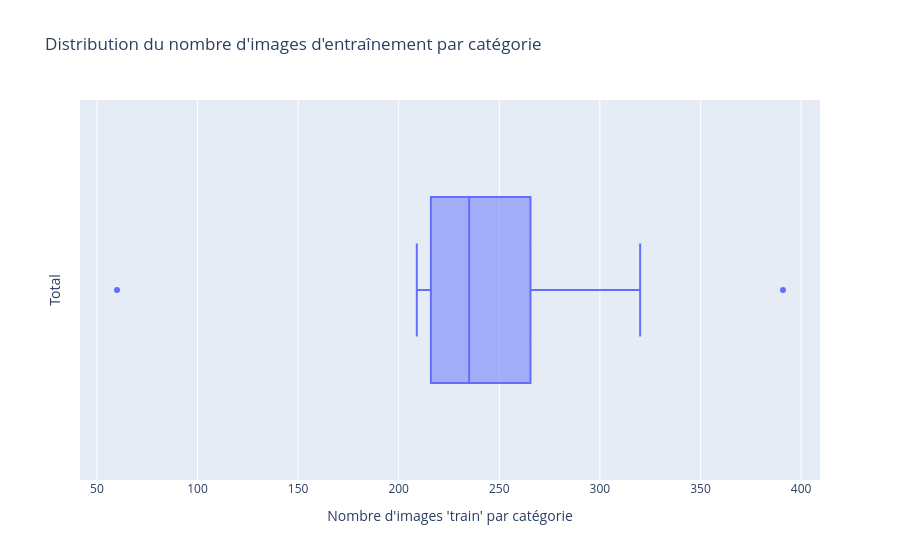

Notebook source saved alongside this figure:
### Code cell
# Nombre d'image "train" par catégorie
counts_cat=df[df["type"]=="train"].groupby(["category"]).agg(count=('file','count')).reset_index()

fig=go.Figure()
fig.add_trace(go.Box(
    x=counts_cat["count"], 
    orientation="h", name=''
))
fig.update_layout(
    title="Distribution du nombre d'images d'entraînement par catégorie",
    yaxis_title="Total",
    xaxis_title="Nombre d'images 'train' par catégorie"
)
fig.show()

### Figure 1 — Plotly figure (JSON) as saved in the notebook; plotly's stock layout.template omitted (floating-point values rounded to 4 significant figures)
{"data": [{"name": "", "orientation": "h", "type": "box", "x": [209, 224, 219, 280, 264, 391, 245, 220, 213, 267, 320, 230, 60, 213, 247, 240]}], "layout": {"title": {"text": "Distribution du nombre d'images d'entraînement par catégorie"}, "xaxis": {"title": {"text": "Nombre d'images 'train' par catégorie"}}, "yaxis": {"title": {"text": "Total"}}}}
